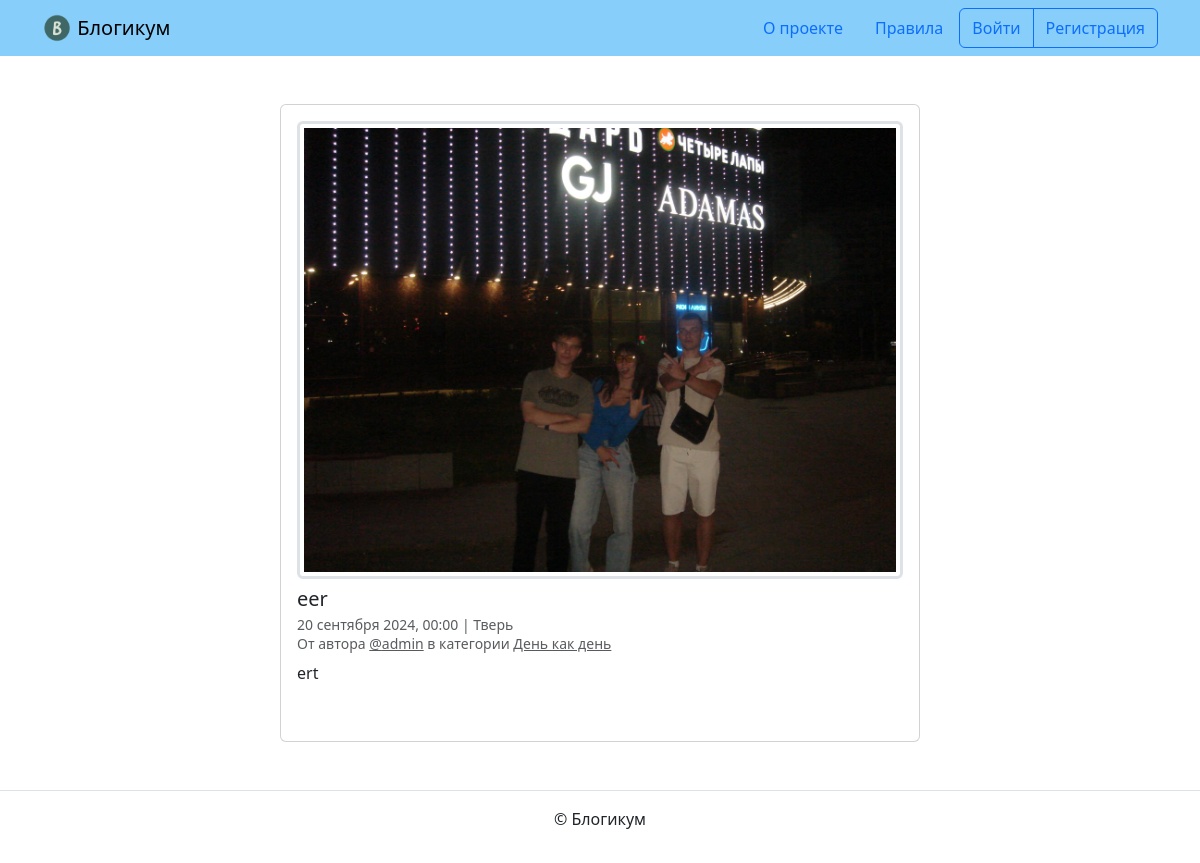
The app's page /posts/45/ with its own data.
### blog/models.py (models this page shows, shortened)
class BaseModel(models.Model):
    is_published = models.BooleanField(default=True,
                                       verbose_name='Опубликовано',
                                       help_text=('Снимите галочку, ',
                                                  'чтобы скрыть публикацию.'))
    created_at = models.DateTimeField(auto_now_add=True,
                                      verbose_name='Добавлено')
    class Meta:
        abstract = True

class Post(BaseModel):
    title = models.CharField(max_length=256, verbose_name='Название')
    text = models.TextField(verbose_name='Текст')
    pub_date = models.DateTimeField(
        verbose_name='Дата и время публикации',
        help_text=(
            "Если установить дату и время в будущем — "
            "можно делать отложенные публикации."
        )
    )
    author = models.ForeignKey(
        User,
        on_delete=models.CASCADE,
        verbose_name='Автор публикации',
        related_name='posts'
    )
    location = models.ForeignKey(
        'Location',
        on_delete=models.SET_NULL,
        null=True,
        verbose_name='Местоположение',
        related_name='posts'
    )
    category = models.ForeignKey(
        'Category',
        on_delete=models.SET_NULL,
        null=True,
        verbose_name='Категория',
        related_name='posts'
    )
    image = models.ImageField('Фото', upload_to='blog_images', blank=True)
    class Meta:
        verbose_name = 'публикация'
        verbose_name_plural = 'Публикации'
        ordering = ('-pub_date',)

class Location(BaseModel):
    name = models.CharField(max_length=256,
                            verbose_name='Название места')
    class Meta:
        verbose_name = 'местоположение'
        verbose_name_plural = 'Местоположения'

class Category(BaseModel):
    title = models.CharField(max_length=256, verbose_name='Заголовок')
    description = models.TextField(verbose_name='Описание')
    slug = models.SlugField(unique=True, verbose_name='Идентификатор',
                            help_text=(
                                "Идентификатор страницы для URL; "
                                "разрешены символы латиницы, цифры, "
                                "дефис и подчёркивание."))
    class Meta:
        verbose_name = 'категория'
        verbose_name_plural = 'Категории'

### blog/views.py (the view)
# urls.py: path("posts/<int:post_id>/", views.PostDetail.as_view(),
class PostDetail(CreateView):
    form_class = CommentCreateForm
    template_name = 'blog/detail.html'
    def get_context_data(self, **kwargs):
        context = super().get_context_data(**kwargs)
        post = self.get_post()
        context['post'] = post
        context['comments'] = post.comments.all()
        return context
    def get_post(self):
        post_id = self.kwargs.get('post_id')
        post = get_object_or_404(Post, id=post_id)
        if (
            (post.pub_date > timezone.now() or not post.is_published
             or not post.category.is_published)
            and post.author != self.request.user
        ):
            raise Http404("Публикация не найдена.")
        return post

### templates/blog/detail.html (shortened to what this page needs)
{% extends "base.html" %}
{% block content %}
  <div class="col d-flex justify-content-center">
    <div class="card" style="width: 40rem;">
      <div class="card-body">
        {% if post.image %}
          <a href="{{ post.image.url }}" target="_blank">
            <img class="border-3 rounded img-fluid img-thumbnail mb-2 mx-auto d-block" src="{{ post.image.url }}">
          </a>
        {% endif %}
        <h5 class="card-title">{{ post.title }}</h5>
        <h6 class="card-subtitle mb-2 text-muted">
          <small>
            {{ post.pub_date|date:"d E Y, H:i" }} | {% if post.location and post.location.is_published %}{{ post.location.name }}{% else %}Планета Земля{% endif %}<br>
            От автора <a class="text-muted" href="{% url 'blog:profile' post.author.username %}">@{{ post.author.username }}</a> в
            категории {% include "includes/category_link.html" %}
          </small>
        </h6>
        <p class="card-text">{{ post.text|linebreaksbr }}</p>
        {% include "includes/comments.html" %}
      </div>
    </div>
  </div>
{% endblock %}

### templates/includes/category_link.html
<a class="text-muted" href="{% url 'blog:category_posts' post.category.slug %}">
  {{ post.category.title }}
</a>

### records on screen
Post: image (picture), title "eer", pub_date "20 сентября 2024, 00:00", location.name "Тверь", author.username "admin", category "День как день", text "ert"
